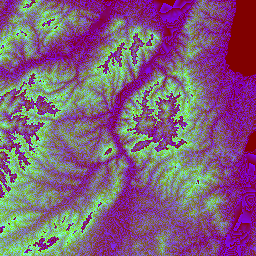
#> input picture terrarium/10/921/372.png, 256 x 256 px; its folder holds only this picture in this run
$ python check_terrarium.py
#> lines starting #> are read from the running program, lines starting #| are printed output that depends on the picture; after the words box and inside, x2 and y2 are one past the last pixel; in counts of white or black regions, pixels touching at a corner belong together
import numpy as np
from PIL import Image
from pathlib import Path

IN_DIR = Path("terrarium")  # terrarium/{z}/{x}/{y}.png
# どのズームを重点チェックするか（表示品質に効くので最大ズーム推奨）
FOCUS_Z = 14

def terrarium_to_height_m(rgb: np.ndarray) -> np.ndarray:
    """
    Terrarium RGB -> height in meters (float32)
      h = (R*256 + G + B/256) - 32768
    """
    r = rgb[..., 0].astype(np.float32)
    g = rgb[..., 1].astype(np.float32)
    b = rgb[..., 2].astype(np.float32)
    return (r * 256.0 + g + b / 256.0) - 32768.0

def main():
    if not IN_DIR.exists():
        raise SystemExit(f"Input dir not found: {IN_DIR.resolve()}")

    files = sorted(IN_DIR.rglob("*.png"))
    if not files:
        raise SystemExit("No PNG files found under terrarium/")

    # 任意：最大ズームだけに絞る（速くて実用的）
    z_dir = IN_DIR / str(FOCUS_Z)
    if z_dir.exists():
        files = sorted(z_dir.rglob("*.png"))

    global_min = float("inf")
    global_max = float("-inf")

    # nodata相当（今回の変換では nodata を 0m に落としているので 0mの比率を参考にする）
    zero_count = 0
    total_px = 0

    per_tile = []

    for p in files:
        img = Image.open(p).convert("RGB")
#> img is the input picture: PIL image 256x256 RGB; mean R, G, B 128.1, 94.6, 122.4
        rgb = np.array(img, dtype=np.uint8)
        h = terrarium_to_height_m(rgb)
#> in terrarium_to_height_m, `g = rgb[..., 1].astype(np.float32)`:
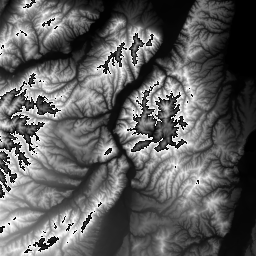
#> g: shape (256, 256) float32; min 0, max 255, mean 94.6
#> in terrarium_to_height_m, `b = rgb[..., 2].astype(np.float32)`:
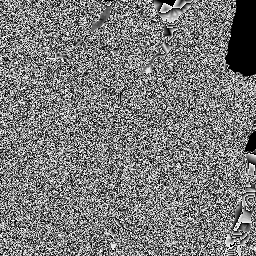
#> b: shape (256, 256) float32; min 0, max 253, mean 122.4
#> in terrarium_to_height_m, `return (r * 256.0 + g + b / 256.0) - 32768.0`:
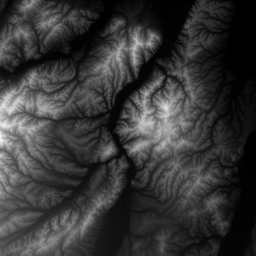
#> returned value: shape (256, 256) float32; min 0, max 536.4, mean 115.7; drawn with min black and max white

        hmin = float(np.min(h))
#> hmin = 0
        hmax = float(np.max(h))
#> hmax = 536.4

        global_min = min(global_min, hmin)
#> global_min = 0
        global_max = max(global_max, hmax)
#> global_max = 536.4

        # 0mピクセル比率（nodataを0mにしてる場合は多すぎると要注意）
        zc = int(np.sum(h == 0.0))
#> zc = 1993
        zero_count += zc
#> zero_count = 1993
        total_px += h.size
#> total_px = 65536

        per_tile.append((str(p), hmin, hmax))
#> pass 2 of the loop in main, `for p in files:`:
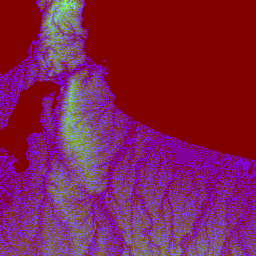
#> input picture terrarium/10/922/372.png, 256 x 256 px
#> in main, img is the input picture: PIL image 256x256 RGB; mean R, G, B 128, 30.5, 75.5
#> r: shape (256, 256) float32; every value is 128
#> in terrarium_to_height_m (call 2), `g = rgb[..., 1].astype(np.float32)`:
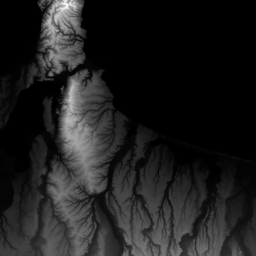
#> g: shape (256, 256) float32; min 0, max 252, mean 30.5
#> in terrarium_to_height_m (call 2), `b = rgb[..., 2].astype(np.float32)`:
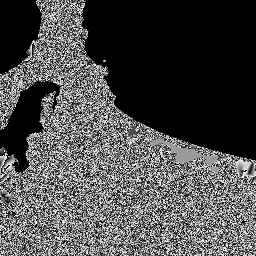
#> b: shape (256, 256) float32; min 0, max 253, mean 75.5
#> hmax = 252.5
#> zc = 26293
#> zero_count = 28286
#> pass 3 of the loop in main, `for p in files:`:
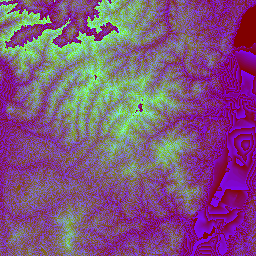
#> input picture terrarium/11/1843/745.png, 256 x 256 px
#> in main, img is the input picture: PIL image 256x256 RGB; mean R, G, B 128, 84.1, 125.3
#> in terrarium_to_height_m (call 3), `r = rgb[..., 0].astype(np.float32)`:
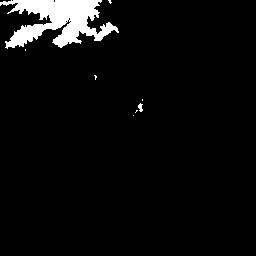
#> r: shape (256, 256) float32; values 128 (black) and 129 (white), 4.7% white; 8 white regions (6 under 20 px), largest, box (x1, y1, x2, y2) and area: (0, 0, 119, 49) 3013, (138, 103, 143, 112) 29
#> in terrarium_to_height_m (call 3), `return (r * 256.0 + g + b / 256.0) - 32768.0`:
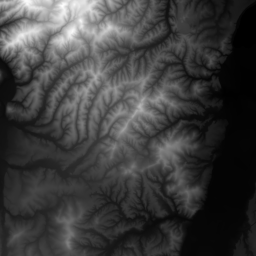
#> returned value: shape (256, 256) float32; min 0, max 397.9, mean 96.5; drawn with min black and max white
#> hmax = 397.9
#> zc = 631
#> zero_count = 28917
#> the loop made 4 passes; the first 3 are shown

    print(f"Checked tiles: {len(files)} (focus z={FOCUS_Z} if exists)")
    print(f"Height min/max (m): {global_min:.3f} .. {global_max:.3f}")
#| Height min/max (m): 0.000 .. 536.422
    print(f"0m pixels ratio: {zero_count/total_px*100:.3f}%  (note: nodata->0mの場合は参考値)")

    # 代表としてmin/maxが極端なタイルを表示
    per_tile.sort(key=lambda x: x[1])  # minが低い順
    print("\n--- Lowest min tiles (top 3) ---")
    for t in per_tile[:3]:
        print(f"{t[0]}  min={t[1]:.3f}  max={t[2]:.3f}")

    per_tile.sort(key=lambda x: x[2], reverse=True)  # maxが高い順
    print("\n--- Highest max tiles (top 3) ---")
    for t in per_tile[:3]:
        print(f"{t[0]}  min={t[1]:.3f}  max={t[2]:.3f}")

if __name__ == "__main__":
    main()
